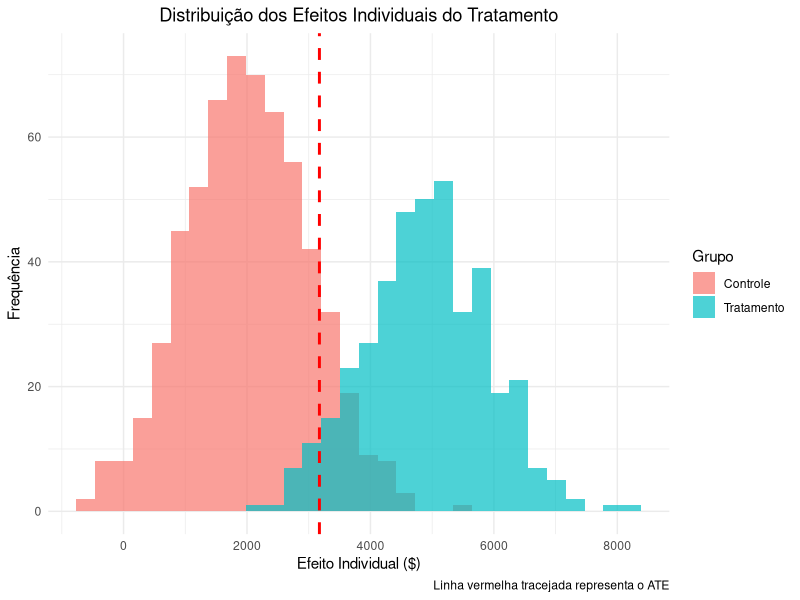
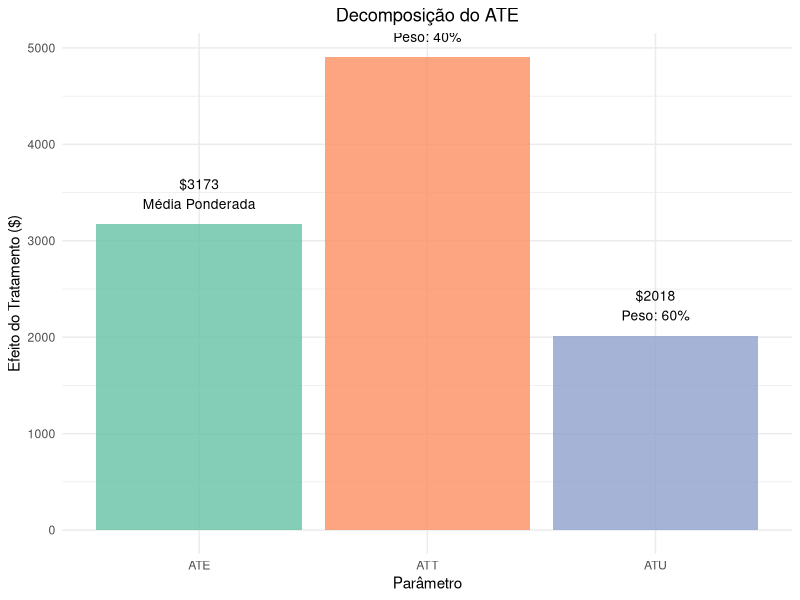

Recreate these plots in R, in order.
## ---- chunk 1
#| include: false
library(tidyverse)
## ---- chunk 2
# Configurando dados hipotéticos
set.seed(42)
n_total <- 1000
prop_treated <- 0.4

# Efeitos heterogêneos
att_true <- 5000
atu_true <- 2000

# Resultados potenciais
n_treated <- round(n_total * prop_treated)
y0_treated <- rnorm(n_treated, mean = 30000, sd = 5000)
y1_treated <- y0_treated + att_true + rnorm(n_treated, mean = 0, sd = 1000)

n_untreated <- n_total - n_treated
y0_untreated <- rnorm(n_untreated, mean = 25000, sd = 5000)
y1_untreated <- y0_untreated + atu_true + rnorm(n_untreated, mean = 0, sd = 1000)

# Criando data frame
data <- tibble(
  id = 1:n_total,
  D = c(rep(1, n_treated), rep(0, n_untreated)),
  Y0 = c(y0_treated, y0_untreated),
  Y1 = c(y1_treated, y1_untreated)
) %>%
  mutate(Y_obs = D * Y1 + (1 - D) * Y0)

# Calculando os efeitos
effects <- data %>%
  summarise(
    ATT = mean(Y1[D == 1]) - mean(Y0[D == 1]),
    ATU = mean(Y1[D == 0]) - mean(Y0[D == 0]),
    ATE_direct = mean(Y1) - mean(Y0),
    prop_treated = mean(D)
  ) %>%
  mutate(ATE_decomposed = prop_treated * ATT + (1 - prop_treated) * ATU)

# Exibindo resultados
cat("ATT (efeito nos tratados): $", round(effects$ATT, 3), "\n")
cat("ATU (efeito nos não-tratados): $", round(effects$ATU, 3), "\n")
cat("ATE (cálculo direto): $", round(effects$ATE_direct, 3), "\n")
cat("ATE (via decomposição): $", round(effects$ATE_decomposed, 3), "\n")
## ---- chunk 3

# Criando visualização dos efeitos individuais
data %>%
  mutate(individual_effect = Y1 - Y0) %>%
  ggplot(aes(x = individual_effect, fill = factor(D))) +
  geom_histogram(alpha = 0.7, bins = 30, position = "identity") +
  geom_vline(xintercept = effects$ATE_direct, color = "red", linetype = "dashed", size = 1) +
  labs(
    title = "Distribuição dos Efeitos Individuais do Tratamento",
    x = "Efeito Individual ($)",
    y = "Frequência",
    fill = "Grupo",
    caption = "Linha vermelha tracejada representa o ATE"
  ) +
  scale_fill_discrete(labels = c("Controle", "Tratamento")) +
  theme_minimal() +
  theme(plot.title = element_text(hjust = 0.5))
## ---- chunk 4
# Gráfico de barras mostrando a decomposição
decomp_data <- tibble(
  Parametro = c("ATT", "ATU", "ATE"),
  Valor = c(effects$ATT, effects$ATU, effects$ATE_direct),
  Peso = c(paste0("Peso: ", round(effects$prop_treated * 100, 1), "%"),
           paste0("Peso: ", round((1 - effects$prop_treated) * 100, 1), "%"),
           "Média Ponderada")
)

ggplot(decomp_data, aes(x = Parametro, y = Valor, fill = Parametro)) +
  geom_col(alpha = 0.8) +
  geom_text(aes(label = paste0("$", round(Valor, 0), "\n", Peso)), 
            vjust = -0.5, size = 3.5) +
  labs(
    title = "Decomposição do ATE",
    x = "Parâmetro",
    y = "Efeito do Tratamento ($)",
    fill = "Parâmetro"
  ) +
  theme_minimal() +
  theme(plot.title = element_text(hjust = 0.5),
        legend.position = "none") +
  scale_fill_brewer(type = "qual", palette = "Set2")
